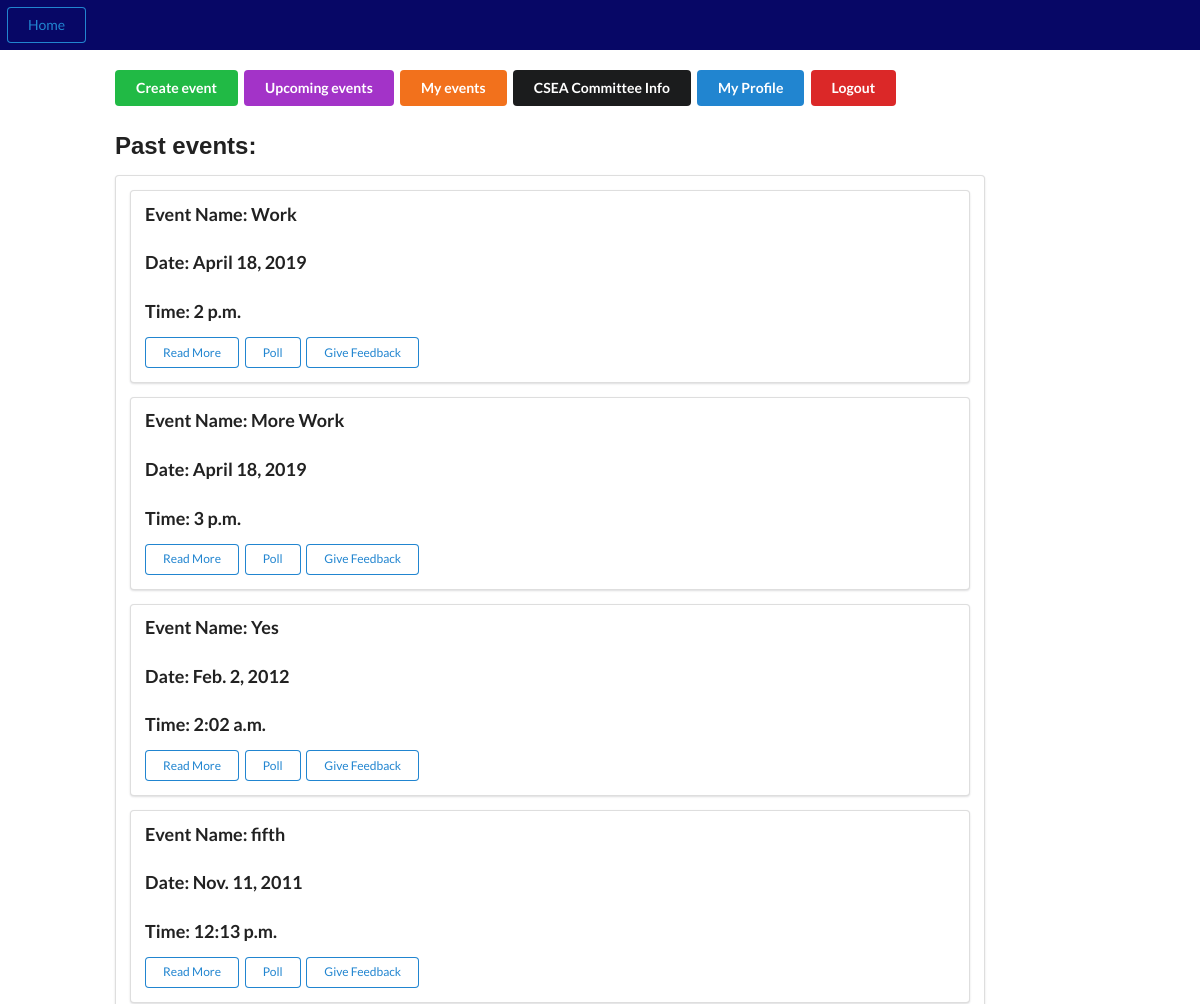
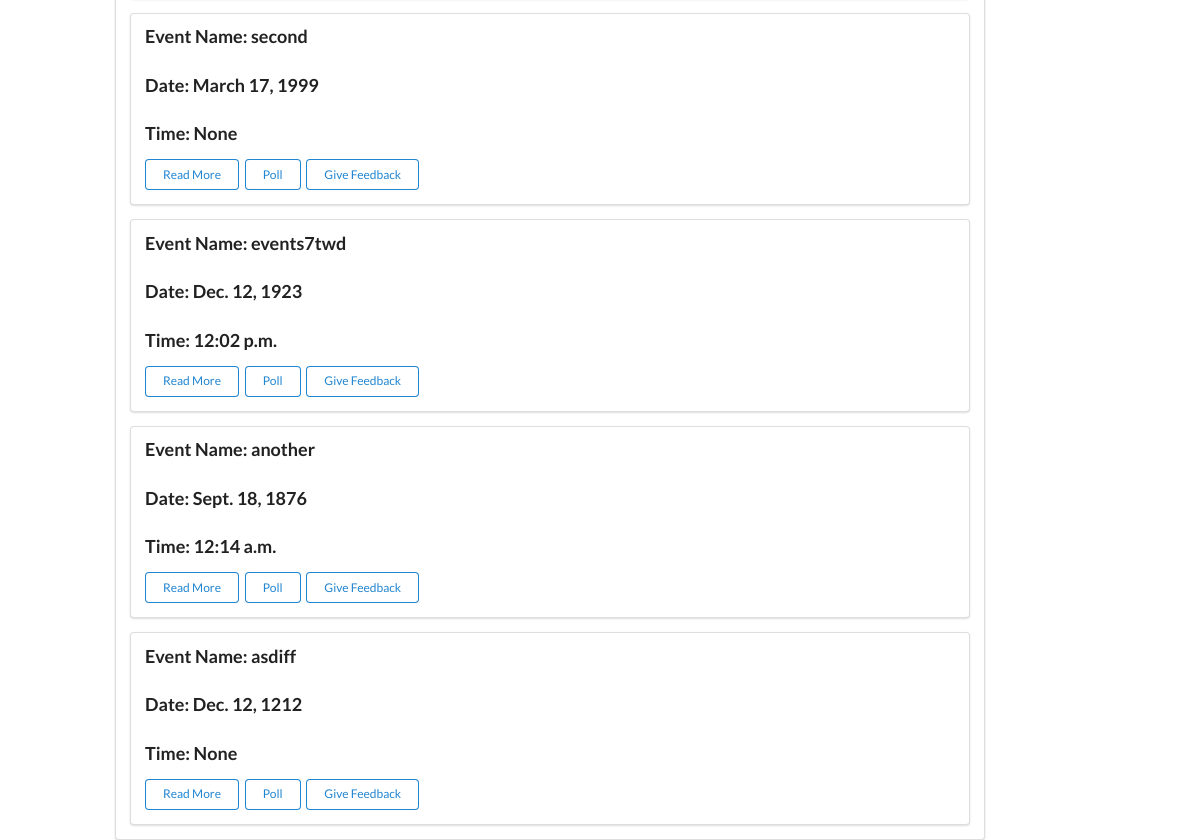
The page /past-events/ (signed in) on the database its author committed (2 pictures, top to bottom).
### events/models.py (models this page shows, shortened)
class Event(models.Model):
    name = models.CharField(max_length=300)
    event_id = models.UUIDField(primary_key=True, default=uuid.uuid4, help_text='Unique ID for this particular event')
    fee = models.PositiveIntegerField()
    capacity  = models.PositiveIntegerField()
    target_audience = models.CharField(max_length=300)
    date = models.DateField(null = False, blank = False)
    time = models.TimeField(auto_now=False, auto_now_add=False, blank=True, null=True)
    summary = models.TextField(blank=True, null=True)
    faq = models.TextField(blank=True, null=True)
    tags = models.CharField(max_length=300, help_text=' (Press Ctrl to select multiple)')
    organisors = models.CharField(max_length=300)
    contact_info = models.CharField(max_length=300)
    venue = models.CharField(max_length=50, choices=(('L1','Lecture Hall 1'),('L2','Lecture Hall 2'),('L1','Lecture Hall 3'),('L1','Lecture Hall 4'),('Audi','Auditorium')),default='Audi')
    invitees_btech = models.ManyToManyField(Btech, help_text=' (Press Ctrl to select multiple)', blank=True)
    invitees_mtech = models.ManyToManyField(Mtech, help_text=' (Press Ctrl to select multiple)', blank=True)
    invitees_phd = models.ManyToManyField(PhD, blank=True)
    comment_for_admin = models.CharField(max_length=300)
    approval = models.CharField(max_length=50, choices = (('Appr','Approved'),('Pend','Pending'),('Decl','Declined')), default='Pend')
    requestor = models.CharField(max_length=100, blank=True)
    curr_audience = models.IntegerField(blank=True, null=True)
    faq_question_1 = models.CharField(max_length=500,blank=True)
    faq_question_2 = models.CharField(max_length=500,blank=True)
    faq_question_3 = models.CharField(max_length=500,blank=True)
    faq_question_4 = models.CharField(max_length=500,blank=True)
    faq_question_5 = models.CharField(max_length=500,blank=True)
    faq_answer_1 = models.CharField(max_length=500,blank=True)
    faq_answer_2 = models.CharField(max_length=500,blank=True)
    faq_answer_3 = models.CharField(max_length=500,blank=True)
    faq_answer_4 = models.CharField(max_length=500,blank=True)
    faq_answer_5 = models.CharField(max_length=500,blank=True)
    faq_android = models.CharField(max_length=7000,blank=True)

### events/views.py (the view)
# urls.py: path('past-events/',views.past,name='past'),
@login_required(login_url='loginPage')
def past(request):
    events=Event.objects.filter(date__lt=date.today()).order_by('-date')
    return render(request, 'past.html', {'display_id':str(request.user), 'events':events})

### templates/past.html (shortened to what this page needs)
{%extends 'base.html'%}
{% block content%}
    <div class='col-sm-1'></div>
    <div class='col-md-9 '>
        <br>
            <a href='{% url "create_event" %}' class='ui positive button'>Create event </a>
            <a href='{% url "home_page" %}' class='ui purple button'>Upcoming events</a>
            <a href='{% url "my_events" %}' class='ui  orange button '>My events</a>
            <a href='#' class='ui yellow secondary   button'>CSEA Committee Info</a>
            <a href='{% url "profile" %}' class='ui primary button'>My Profile</a>
            <a href='{% url "logout" %}' class='ui negative button'>Logout</a>
            <h2 style='font-family: Arial, Helvetica, sans-serif'>Past events: </h2>
                <div class='ui segment'>
                    {% for i in events%}
                    <div class='ui segment'>
                        <h3 class='ui header'>Event Name: {{ i.name}}</h3>
                        <h3 class='ui header'>Date: {{ i.date}}</h3>
                        <h3 class='ui header'>Time: {{i.time}}</h3>
                        <a href="{% url 'polling' i.event_id %}"class='ui tiny primary basic button'>Read More</a>
                        <a href="#" class='ui tiny primary basic button'>Poll</a>
                        <a href='{% url "feedback" i.event_id  %}' class='ui tiny primary basic button'>Give Feedback</a>
                    </div>
                    {% endfor%}
                </div>
    </div>
{%endblock%}

### templates/base.html (style rules this page uses)
a { color: goldenrod; font-size: 1.5em; text-decoration:none; font-family: Arial }

### rows shown on the page
Event: name "Work", date "April 18, 2019", time "2 p.m."
Event: name "More Work", date "April 18, 2019", time "3 p.m."
Event: name "Yes", date "Feb. 2, 2012", time "2:02 a.m."
Event: name "fifth", date "Nov. 11, 2011", time "12:13 p.m."
Event: name "second", date "March 17, 1999", time "None"
Event: name "events7twd", date "Dec. 12, 1923", time "12:02 p.m."
Event: name "another", date "Sept. 18, 1876", time "12:14 a.m."
Event: name "asdiff", date "Dec. 12, 1212", time "None"
